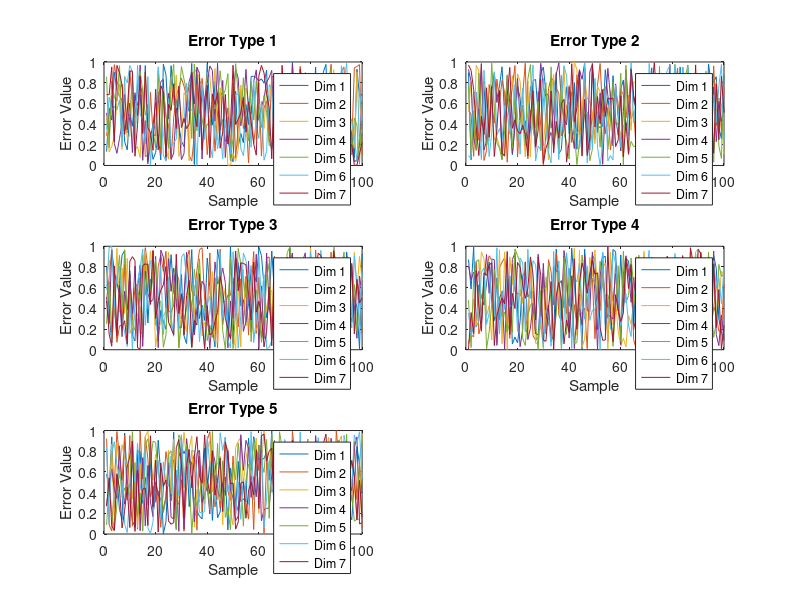

MATLAB code to generate this figure:
% Assuming 'errors' is an n x 5 x 7 matrix with the following structure:
% errors(sample, error_type, error_dimension)

% Sample data generation for illustration
n = 100; % Number of samples
errors = rand(n, 5, 7); % Random errors for demonstration

% Create a figure window
figure;

% Loop over the 5 types of errors
for i = 1:5
    % Create a subplot for each type of error
    subplot(3, 2, i); % Adjust the grid size as necessary
    
    % Loop over the 7 dimensions
    for j = 1:7
        % Plot each dimension error over time for this type
        plot(1:n, errors(:, i, j));
        hold on; % Hold on to plot all dimensions on the same subplot
    end
    
    hold off; % Release the hold to plot on the next subplot
    title(['Error Type ', num2str(i)]);
    xlabel('Sample');
    ylabel('Error Value');
    legend('Dim 1', 'Dim 2', 'Dim 3', 'Dim 4', 'Dim 5', 'Dim 6', 'Dim 7');
end

% Adjust subplot layouts if they are overlapping
set(gcf, 'Position', get(0, 'Screensize')); % Make the figure full screen
